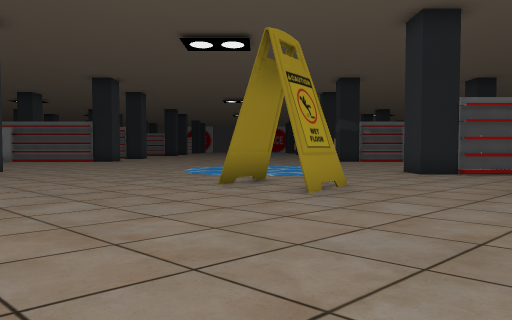
[1] (above)

24 first-person views from a walk through a 3-D level made in the Godot game engine. The camera is 1.4 m above the floor, tilts 2° down and sees 75° across. The floor is counted in squares, 2 m on a side. Each view is taken from the middle of a square. On the plan, view 1 faces up. The plan holds only what a view shows up to about 10 squares ahead; the rest is blank. The place goes on beyond the plan. Some surface patterns are stand-ins.

[2]
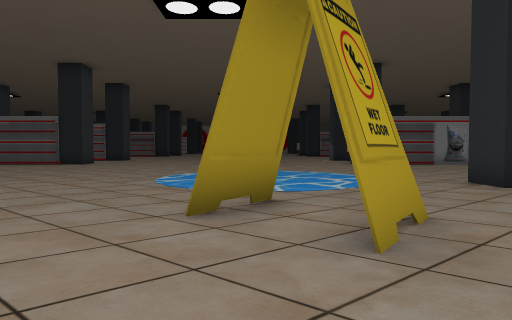

[3]
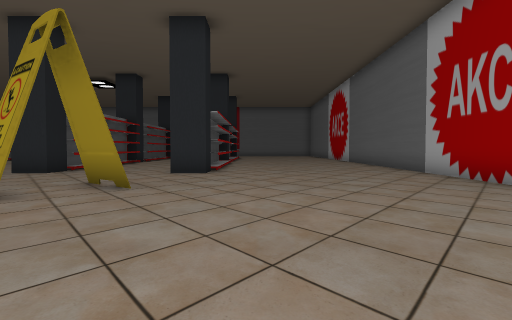

[4]
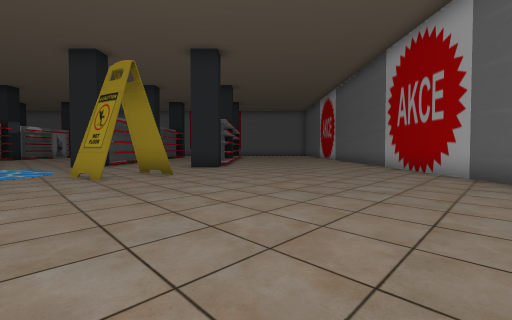

[5]
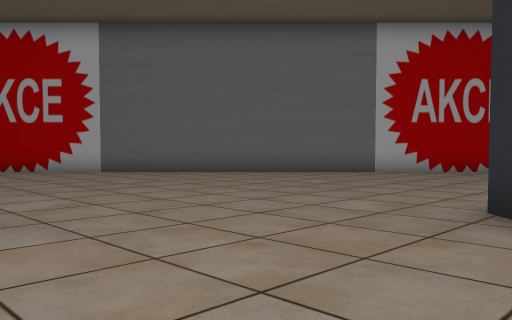

[6]
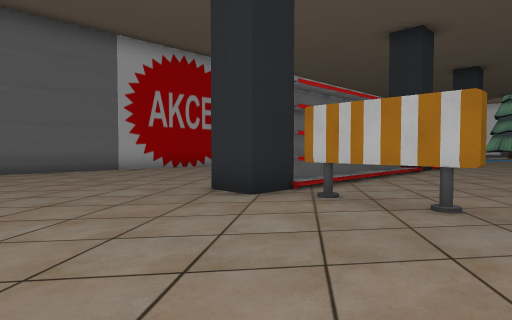

[7]
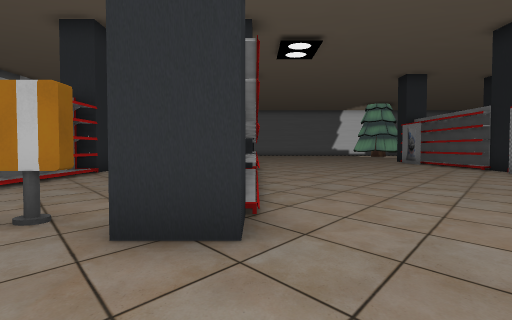

[8]
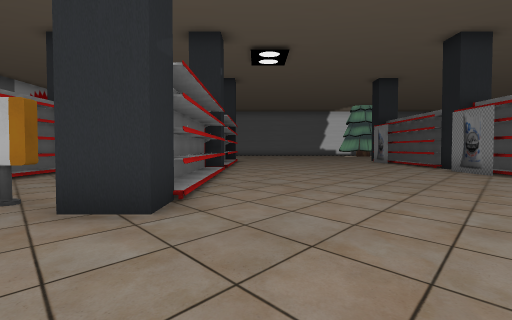

[9]
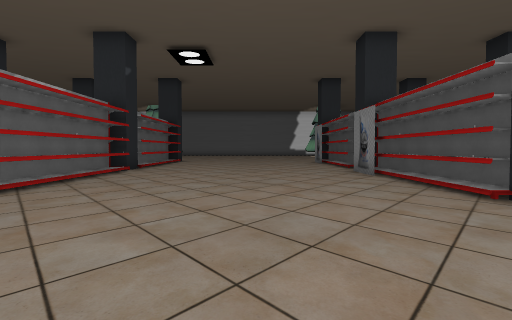

[10]
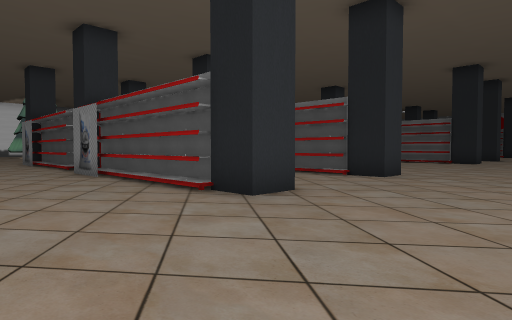

[11]
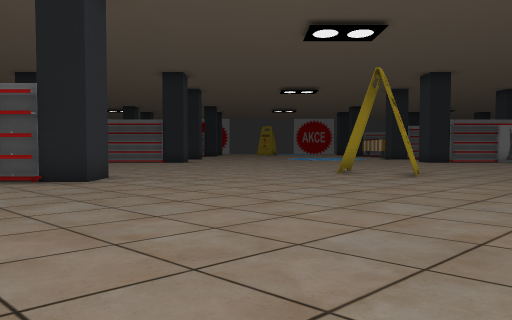

[12]
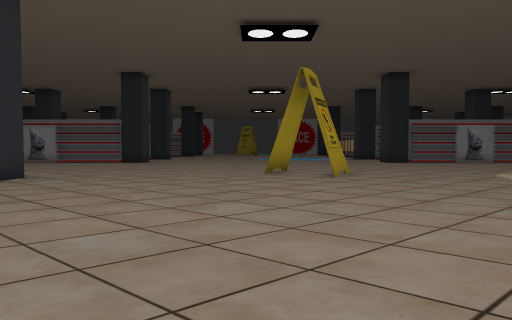

[13]
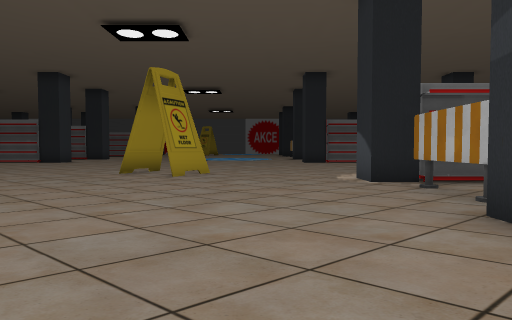

[14]
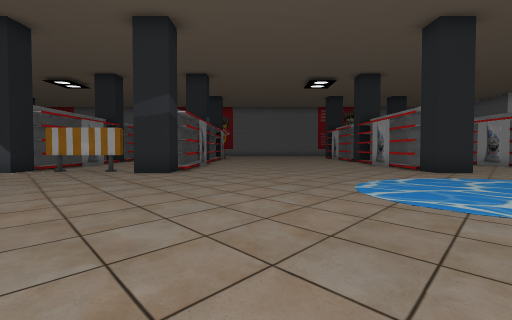

[15]
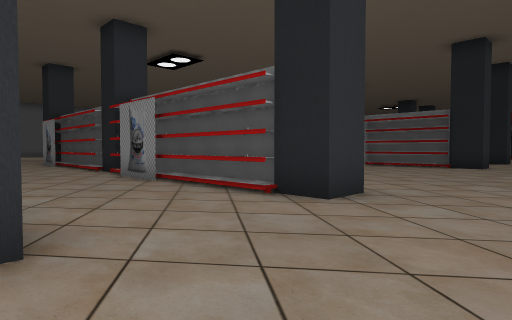

[16]
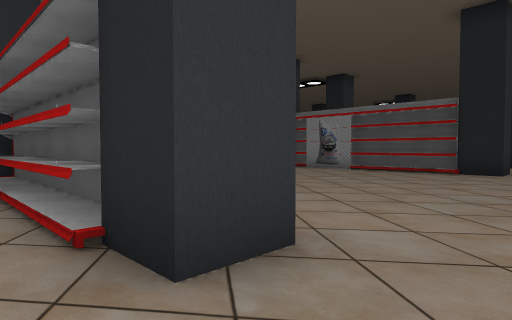

[17]
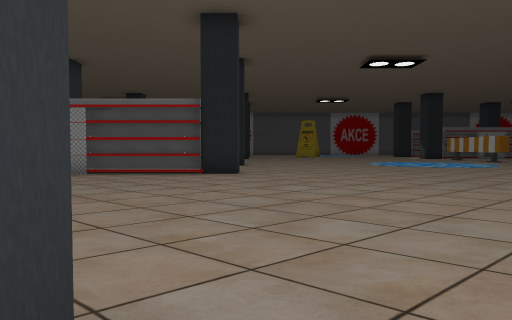

[18]
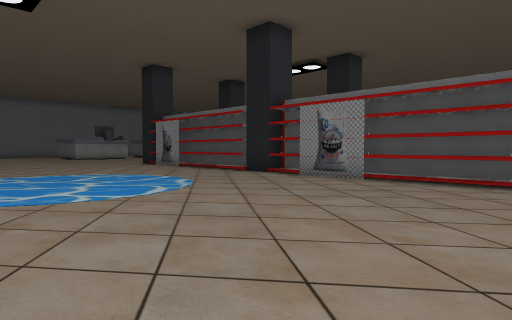

[19]
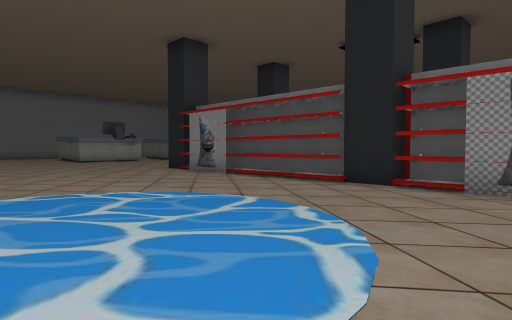

[20]
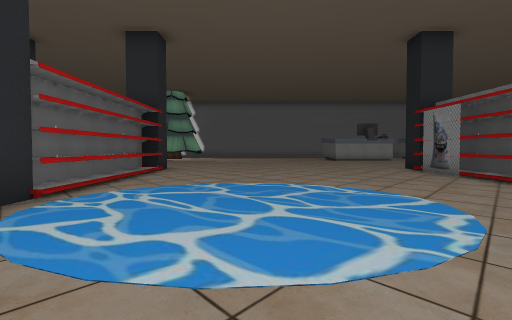

[21]
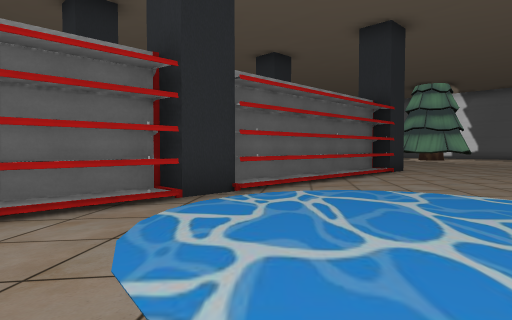

[22]
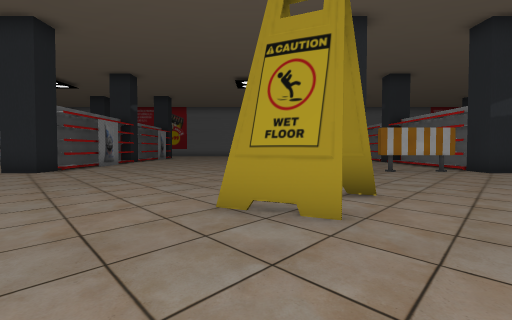

[23]
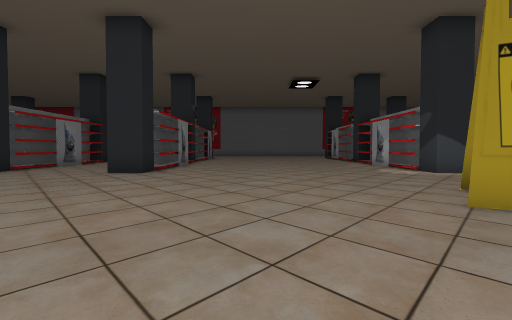

[24]
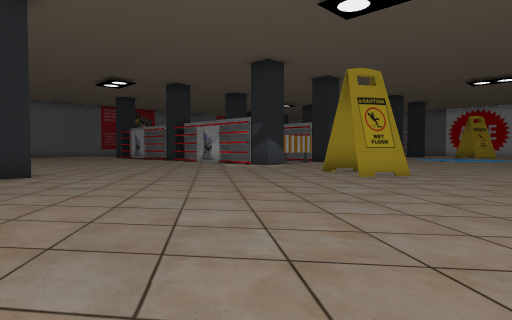

### Floor plan
Points are (right, up) in squares from view 1. A wall is a line through its corners. A room is listed if a view was taken in it or the views show most of it. See-through windows are left out.
Room 1 (views 1, 2, 3, 4, 5, 6, 7, 8, 9, 10, 11, 12, 13, 14, 15, 16, 17, 18, 19, 20, 21, 22, 23, 24)
walls: (-8.5, 17.2) (-13, 17.2); (-9, 17.8) (-14.4, 17.8); (-7.5, 18.5) (-7.5, 17.4) (-8.6, 17.4); (-12.4, 17) (-14.2, 17); (-8.5, 21.7) (-12, 21.7); (-8.7, 22.3) (-14.6, 22.3); (-11.5, 21.5) (-13.4, 21.5); (-7.5, 23) (-7.5, 21.9) (-8.6, 21.9); (-13.7, 21.7) (-14.5, 21.7); (-14, 9.9) (-7.5, 9.9) (-7.5, 8.9); (-14.6, 21.9) (-15.2, 21.9); (-14.1, 9.4) (-9.9, 9.4); (-14.6, 22.4) (-12.5, 22.4); (-9, 5.4) (-7.5, 5.4) (-7.5, 4.4); (-0.2, 23.4) (0.5, 24.6) (-0.1, 23.4); (-10.2, 4.9) (-9.1, 4.9); (-1, 25.1) (-1.6, 24) (-0.8, 25.5); (0.4, 7.5) (-0.6, 6.2) (0.4, 7.5); (-14, 4.9) (-10.6, 4.9); (-15, 5.4) (-11.5, 5.4); (5, 17.4) (4.4, 17.4) (4.4, 18.4) (5.1, 18.4); (1.7, 6.5) (0.8, 5.4); (0.7, 5.4) (1.6, 6.6); (5.5, 21.9) (4.4, 21.9) (4.4, 22.9) (5, 22.9); (-8.5, 31) (-14.5, 31); (-21.6, 22.4) (-16, 22.4); (5.5, 8.9) (4.4, 8.9) (4.4, 9.9) (5, 9.9); (-22.1, 22.9) (-12.5, 22.9); (-8.5, 31.7) (-12, 31.7); (-7.5, 32.2) (-7.5, 31.2) (-8.5, 31.2); (-14.6, 31.2) (-15.6, 31.2); (-13.5, 31.7) (-14.6, 31.7); (-15.5, 31) (-21, 31); (4.9, 4.4) (4.4, 4.4) (4.4, 5.5); (-15.9, 31.7) (-20.2, 31.7); (-12, -1.9) (5, -1.9); (5, 31.2) (4.4, 31.2) (4.4, 32.2)
objects: barrier (-8, 6) to (-8, 8); barrier (5, 19) to (5, 21)

Positions as (right, up) in squares from view 1, and headings:
1: (0, 0), facing up
2: (0, 3), facing up
3: (-5, 3), facing right
4: (-8, 3), facing right
5: (-5, 8), facing down
6: (-4, 9), facing down-left
7: (-5, 10), facing left
8: (-4, 11), facing left
9: (-4, 14), facing left
10: (-4, 14), facing up-left
11: (-4, 15), facing up
12: (-2, 15), facing up
13: (2, 15), facing up
14: (-5, 15), facing right
15: (-5, 18), facing up-left
16: (-6, 21), facing up-left
17: (-7, 22), facing up
18: (-8, 24), facing up-left
19: (-12, 25), facing up-left
20: (-11, 26), facing left
21: (-12, 27), facing down-left
22: (-5, 25), facing right
23: (-5, 28), facing right
24: (-5, 33), facing down-right
